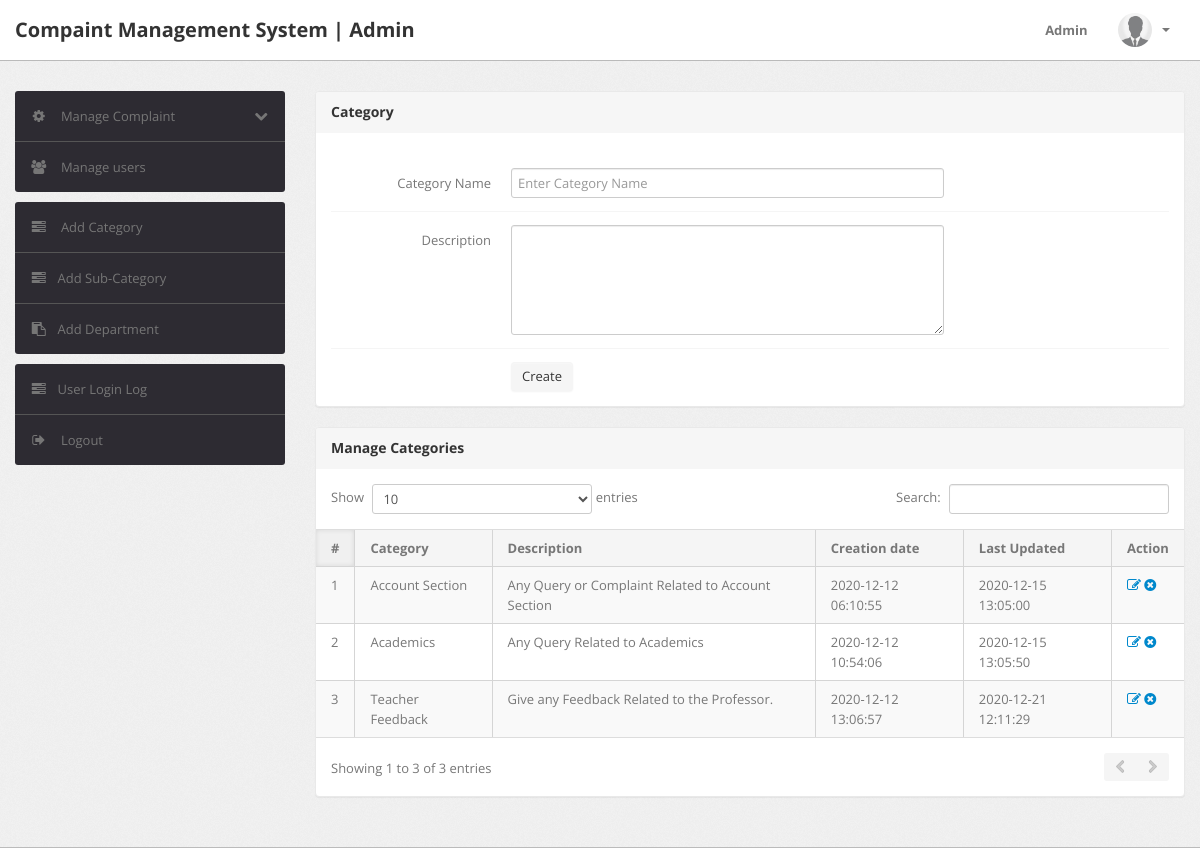
Screenshot of /category.php (signed in) with the database file from the repository.
### tables this page shows
CREATE TABLE `category` (
  `id` int(11) NOT NULL,
  `categoryName` varchar(255) DEFAULT NULL,
  `categoryDescription` longtext DEFAULT NULL,
  `creationDate` timestamp NULL DEFAULT current_timestamp(),
  `updationDate` timestamp NULL DEFAULT NULL ON UPDATE current_timestamp()
);

### category.php (the view, shortened to what this page needs)
<?php
include('include/config.php');
if(strlen($_SESSION['alogin'])==0)
{
	header('location:index.php');
}
else
{
?>
<!DOCTYPE html>
<html lang="en">
<head>
	<link type="text/css" href="bootstrap/css/bootstrap.min.css" rel="stylesheet">
	<link type="text/css" href="bootstrap/css/bootstrap-responsive.min.css" rel="stylesheet">
	<link type="text/css" href="css/theme.css" rel="stylesheet">
	<link type="text/css" href="images/icons/css/font-awesome.css" rel="stylesheet">
</head>
<body>
	<?php include('include/header.php');?>
	<div class="wrapper">
		<div class="container">
			<div class="row">
				<?php include('include/sidebar.php');?>
				<div class="span9">
					<div class="content">
						<div class="module">
							<div class="module-head">
								<h3>Category</h3>
							</div>
							<div class="module-body">
								<br>
								<form class="form-horizontal row-fluid" name="Category" method="post" >
									<div class="control-group">
										<label class="control-label" for="basicinput">Category Name</label>
										<div class="controls">
											<input type="text" placeholder="Enter Category Name"  name="category" class="span8 tip" required>
										</div>
									</div>
									<div class="control-group">
										<label class="control-label" for="basicinput">Description</label>
										<div class="controls">
											<textarea class="span8" name="description" rows="5"></textarea>
										</div>
									</div>
									<div class="control-group">
										<div class="controls">
											<button type="submit" name="submit" class="btn">Create</button>
										</div>
									</div>
								</form>
							</div>
						</div>
						<div class="module">
							<div class="module-head">
								<h3>Manage Categories</h3>
							</div>
							<div class="module-body table">
								<table cellpadding="0" cellspacing="0" border="0" class="datatable-1 table table-bordered table-striped	 display" width="100%">
									<thead>
										<tr>
											<th>#</th>
											<th>Category</th>
											<th>Description</th>
											<th>Creation date</th>
											<th>Last Updated</th>
											<th>Action</th>
										</tr>
									</thead>
									<tbody>
										<?php $query=mysqli_query($con,"select * from category");
										$cnt=1;
										while($row=mysqli_fetch_array($query))
										{
											?>
											<tr>
												<td><?php echo htmlentities($cnt);?></td>
												<td><?php echo htmlentities($row['categoryName']);?></td>
												<td><?php echo htmlentities($row['categoryDescription']);?></td>
												<td> <?php echo htmlentities($row['creationDate']);?></td>
												<td><?php echo htmlentities($row['updationDate']);?></td>
												<td>
												<a href="edit-category.php?id=<?php echo $row['id']?>" ><i class="icon-edit"></i></a>
												<a href="category.php?id=<?php echo $row['id']?>&del=delete" onClick="return confirm('Are you sure you want to delete?')"><i class="icon-remove-sign"></i></a></td>
											</tr>
											<?php $cnt=$cnt+1;
										} ?>
								</table>
							</div>
						</div>
					</div>
				</div>
			</div>
		</div>
	</div>
</body>
</html>
<?php } ?>

### rows the page displays
category: categoryName "Account Section", categoryDescription "Any Query or Complaint Related to Account Section", creationDate "2020-12-12 06:10:55", updationDate "2020-12-15 13:05:00"
category: categoryName "Academics", categoryDescription "Any Query Related to Academics", creationDate "2020-12-12 10:54:06", updationDate "2020-12-15 13:05:50"
category: categoryName "Teacher Feedback", categoryDescription "Give any Feedback Related to the Professor.", creationDate "2020-12-12 13:06:57", updationDate "2020-12-21 12:11:29"
